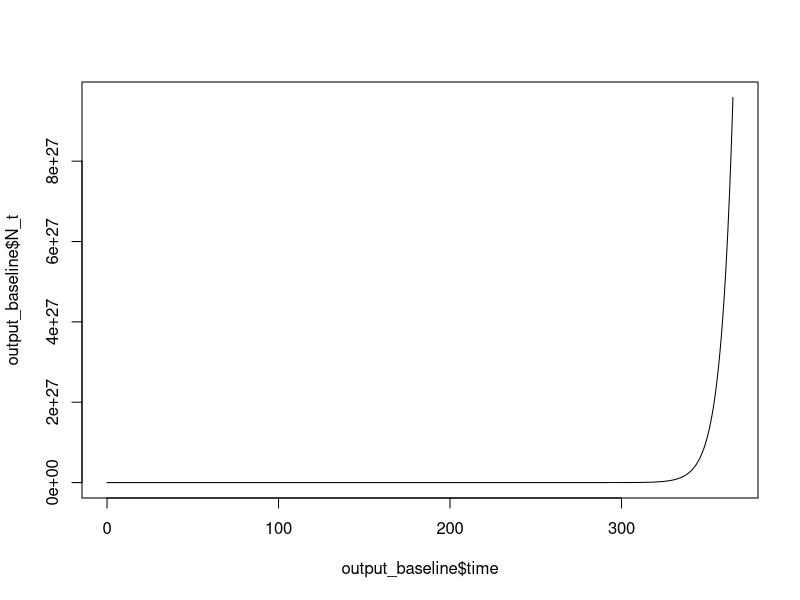
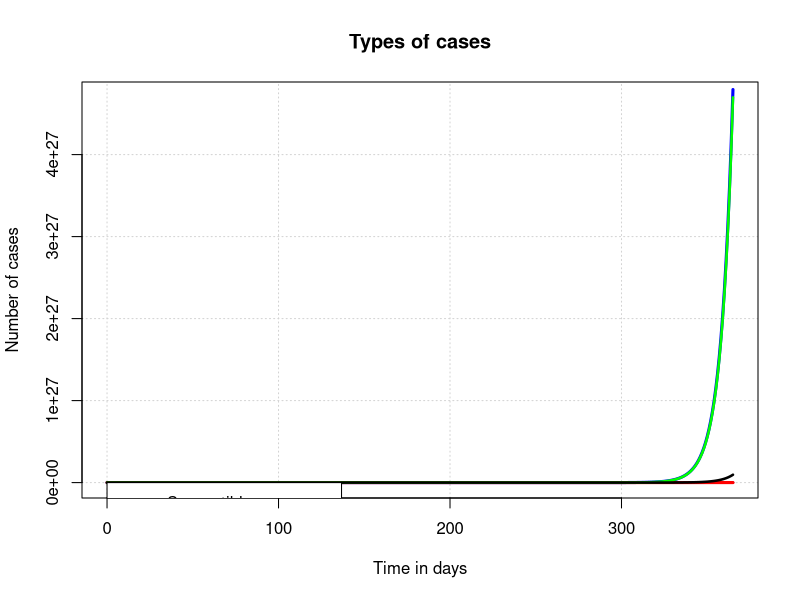

Source code (R) for these figures, in order:
#Numeric simulation
#Step 1 load packages
library(deSolve)

#define function
Model_fun<- function(time, state, parameters) {
  
  
  #creat state variables (local variables)
  S<-state[1] # Susceptible 
  E<-state[2] # Exposed
  I_u<-state[3] # non-isolated infectious
  I_h<-state[4] # Isolated/hospitalised infectious
  R<-state[5] # Recovered 
  D<-state[6]# Dead
  
  with(
   as.list(parameters), #variable names within parameters can be used
   {
      #compute derivative
    
    dS <- - beta* S_D*(1-E_M*C_M)*((I_u+ eta_h*I_h)/N)*S
      
    dE <- beta*S_D*(1-E_M*C_M)*((I_u+eta_h*I_h)/N)*S - sigma*E

    dI_u <- (1-f)*sigma*E - p1*phi_u*I_u + p2*delta_u*I_u + (1-(p1+p2))*gamma_u*I_u
     
    dI_h <-  f*sigma*E + p1*phi_u*I_u - (1-q)*gamma_h*I_h + q*delta_h*I_h
     
    dR <- (1-(p1+p2))*gamma_u*I_u + (1-q)*gamma_h*I_h 
      
    dD <- p2*delta_u*I_u + q*delta_h*I_h 
      
      
      #combine results
      results=c(dS,dE,dI_u,dI_h,dR,dD)
      list(results)
    }
  )
  }

#Parameter values
R0=2.6

#compartment durations

incubation_period=5 
infectious_period=7 
hospital_stay=10

detection_delay=5

#force of infection
effective_contact_rate_per_infectious_per_time= R0/infectious_period #
mask_efficacy = 0.3
relative_infectiousness_of_I_h_compared_to_I_u=0.2


beta = effective_contact_rate_per_infectious_per_time
E_M = mask_efficacy
eta_h = relative_infectiousness_of_I_h_compared_to_I_u

# total outflows from compartments
E_outflow = 1/incubation_period

I_u_outflow_recovery_death = 1/infectious_period

I_u_outflow_detection = 1/detection_delay

I_h_outflow = 1/hospital_stay


 
#proportions of Covid related death


proportion_of_I_u_confirmed_and_isolated=0.4
proportion_mortality_from_I_u= 0.02
proportion_mortality_from_I_h= 0.02

p2=proportion_mortality_from_I_u
q=proportion_mortality_from_I_h

#intervention
proportion_of_E_u_progressing_to_I_h=0.0
proportion_population_wearing_faceMask=0.0
reduction_in_contact_rate_by_social_distancing = 1 
proportion_of_I_u_confirmed_and_isolated=0.0

f=proportion_of_E_u_progressing_to_I_h
C_M      = proportion_population_wearing_faceMask
S_D      = reduction_in_contact_rate_by_social_distancing
p1      =proportion_of_I_u_confirmed_and_isolated
phi_u   = p1*I_u_outflow_detection




#progression rates from Exposed to Infectious
sigma = E_outflow 

##Mortality rates
delta_u =  I_u_outflow_recovery_death

delta_h = I_h_outflow

#Recovery rate

gamma_u = I_u_outflow_recovery_death

gamma_h = I_h_outflow


#list parameters

parameters<- c(beta=beta, E_M=E_M, C_M=C_M,
               p1=p1, p2=p2, q=q, f=f,
                eta_h=eta_h,
                sigma=sigma, phi_u=phi_u, 
                   delta_u=delta_u, delta_h=delta_h,
                   gamma_u=gamma_u, gamma_h=gamma_h)
#compartment population 
N=4e+06
E0= N*0.001 #4000
I_u0=N*0.00025 #1000
I_h0=N*0#0.00025 #1000
R0=N*5e-05 #200
D0=N*2.5e-05#100
S0= N-(E0+I_u0+I_h0+R0+D0)

initial_populations <- c(S=S0,E=E0,
                         I_u=I_u0,I_h=I_h0,
                         R=R0,D=D0)
time=seq(0, 365, by = 1)

output_baseline=as.data.frame(lsoda(initial_populations, time, Model_fun, parameters))
View(output_baseline)

#Check total population N=4e+06
output_baseline$N_t<- output_baseline$S + output_baseline$E + output_baseline$I_u + output_baseline$I_h + output_baseline$R + output_baseline$D
View(output_baseline)
plot(output_baseline$time,output_baseline$N_t,type = 'l')

#PLOT
#presentation tuesday @ 6pm 10mins 
plot(output_baseline$time,output_baseline$R,
     #ylim = c(0,4e+06),
     type="n",
     xlab='Time in days',
     ylab = 'Number of cases', main="Types of cases", panel.first= grid())

lines(output_baseline$time,output_baseline$S,lwd=2.5,col='chocolate4')
lines(output_baseline$time,output_baseline$E,lwd=2.5,col='darkorchid1')
lines(output_baseline$time,output_baseline$I_u,lwd=3,col="blue")
lines(output_baseline$time,output_baseline$I_h,lwd=3,col = 'red')

lines(output_baseline$time,output_baseline$R,lwd=2.5,col = 'green')
lines(output_baseline$time,output_baseline$D,lwd=2.5,col = 'black')
legend(0,4e+06,c("Susceptible","Exposed",
                 "Non-isolated Infectious",
                 "Isolated Infectious","Recoverd","Dead"),
       lty=c(1,1,1,1,1,1),lwd=c(3,3,3,3,3,3),
       col=c('chocolate4','darkorchid1',"blue","red","green",'black'))
